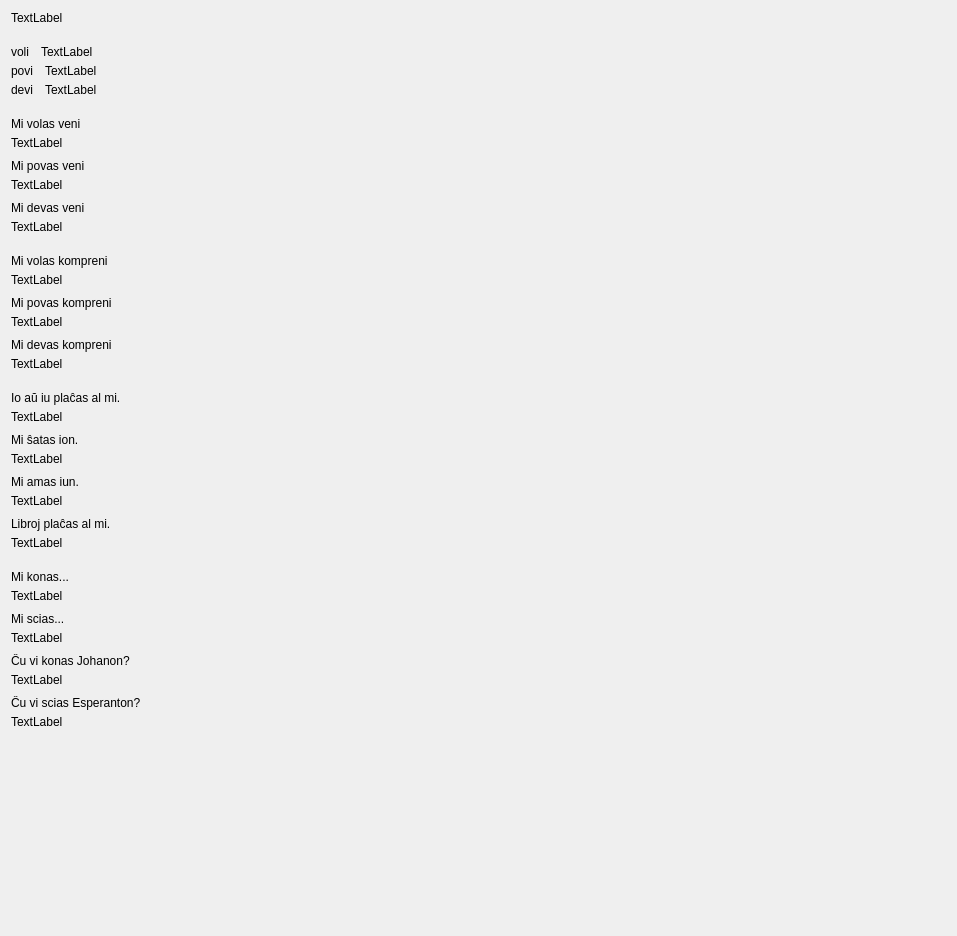
         <widget class="QWidget" name="scrollAreaWidgetContents_2">
          <property name="geometry">
           <rect>
            <x>0</x>
            <y>0</y>
            <width>957</width>
            <height>936</height>
           </rect>
          </property>
          <layout class="QVBoxLayout" name="verticalLayout_14">
           <property name="spacing">
            <number>20</number>
           </property>
           <item>
            <widget class="titolo" name="Lec10_Label7">
             <property name="sizePolicy">
              <sizepolicy hsizetype="Preferred" vsizetype="Maximum">
               <horstretch>0</horstretch>
               <verstretch>0</verstretch>
              </sizepolicy>
             </property>
             <property name="text">
              <string>TextLabel</string>
             </property>
             <property name="wordWrap">
              <bool>true</bool>
             </property>
            </widget>
           </item>
           <item>
            <layout class="QVBoxLayout" name="verticalLayout_33">
             <property name="spacing">
              <number>5</number>
             </property>
             <item>
              <layout class="QHBoxLayout" name="horizontalLayout_23">
               <property name="spacing">
                <number>12</number>
               </property>
               <item>
                <widget class="neklakebla_nova" name="pushButton_18">
                 <property name="sizePolicy">
                  <sizepolicy hsizetype="Preferred" vsizetype="Preferred">
                   <horstretch>0</horstretch>
                   <verstretch>0</verstretch>
                  </sizepolicy>
                 </property>
                 <property name="text">
                  <string>voli</string>
                 </property>
                 <property name="wordWrap">
                  <bool>true</bool>
                 </property>
                </widget>
               </item>
               <item>
                <widget class="QLabel" name="Lec10_Label11">
                 <property name="sizePolicy">
                  <sizepolicy hsizetype="Expanding" vsizetype="Preferred">
                   <horstretch>0</horstretch>
                   <verstretch>0</verstretch>
                  </sizepolicy>
                 </property>
                 <property name="text">
                  <string>TextLabel</string>
                 </property>
                 <property name="wordWrap">
                  <bool>true</bool>
                 </property>
                </widget>
               </item>
              </layout>
             </item>
             <item>
              <layout class="QHBoxLayout" name="horizontalLayout_24">
               <property name="spacing">
                <number>12</number>
               </property>
               <item>
                <widget class="neklakebla_nova" name="pushButton_19">
                 <property name="sizePolicy">
                  <sizepolicy hsizetype="Preferred" vsizetype="Preferred">
                   <horstretch>0</horstretch>
                   <verstretch>0</verstretch>
                  </sizepolicy>
                 </property>
                 <property name="text">
                  <string>povi</string>
                 </property>
                 <property name="wordWrap">
                  <bool>true</bool>
                 </property>
                </widget>
               </item>
               <item>
                <widget class="QLabel" name="Lec10_Label12">
                 <property name="sizePolicy">
                  <sizepolicy hsizetype="Expanding" vsizetype="Preferred">
                   <horstretch>0</horstretch>
                   <verstretch>0</verstretch>
                  </sizepolicy>
                 </property>
                 <property name="text">
                  <string>TextLabel</string>
                 </property>
                 <property name="wordWrap">
                  <bool>true</bool>
                 </property>
                </widget>
               </item>
              </layout>
             </item>
             <item>
              <layout class="QHBoxLayout" name="horizontalLayout_25">
               <property name="spacing">
                <number>12</number>
               </property>
               <item>
                <widget class="neklakebla_nova" name="pushButton_20">
                 <property name="sizePolicy">
                  <sizepolicy hsizetype="Preferred" vsizetype="Preferred">
                   <horstretch>0</horstretch>
                   <verstretch>0</verstretch>
                  </sizepolicy>
                 </property>
                 <property name="text">
                  <string>devi</string>
                 </property>
                 <property name="wordWrap">
                  <bool>true</bool>
                 </property>
                </widget>
               </item>
               <item>
                <widget class="QLabel" name="Lec10_Label13">
                 <property name="sizePolicy">
                  <sizepolicy hsizetype="Expanding" vsizetype="Preferred">
                   <horstretch>0</horstretch>
                   <verstretch>0</verstretch>
                  </sizepolicy>
                 </property>
                 <property name="text">
                  <string>TextLabel</string>
                 </property>
                 <property name="wordWrap">
                  <bool>true</bool>
                 </property>
                </widget>
               </item>
              </layout>
             </item>
            </layout>
           </item>
           <item>
            <layout class="QVBoxLayout" name="verticalLayout_11">
             <property name="spacing">
              <number>9</number>
             </property>
             <item>
              <layout class="QVBoxLayout" name="verticalLayout_97">
               <property name="spacing">
                <number>5</number>
               </property>
               <item>
                <widget class="neklakebla_nova" name="pushButton_21">
                 <property name="sizePolicy">
                  <sizepolicy hsizetype="Preferred" vsizetype="Preferred">
                   <horstretch>0</horstretch>
                   <verstretch>0</verstretch>
                  </sizepolicy>
                 </property>
                 <property name="text">
                  <string>Mi volas veni</string>
                 </property>
                 <property name="wordWrap">
                  <bool>true</bool>
                 </property>
                </widget>
               </item>
               <item>
                <widget class="QLabel" name="Lec10_Label16">
                 <property name="sizePolicy">
                  <sizepolicy hsizetype="Expanding" vsizetype="Preferred">
                   <horstretch>0</horstretch>
                   <verstretch>0</verstretch>
                  </sizepolicy>
                 </property>
                 <property name="text">
                  <string>TextLabel</string>
                 </property>
                 <property name="wordWrap">
                  <bool>true</bool>
                 </property>
                </widget>
               </item>
              </layout>
             </item>
             <item>
              <layout class="QVBoxLayout" name="verticalLayout_98">
               <property name="spacing">
                <number>5</number>
               </property>
               <item>
                <widget class="neklakebla_nova" name="pushButton_22">
                 <property name="sizePolicy">
                  <sizepolicy hsizetype="Preferred" vsizetype="Preferred">
                   <horstretch>0</horstretch>
                   <verstretch>0</verstretch>
                  </sizepolicy>
                 </property>
                 <property name="text">
                  <string>Mi povas veni</string>
                 </property>
                 <property name="wordWrap">
                  <bool>true</bool>
                 </property>
                </widget>
               </item>
               <item>
                <widget class="QLabel" name="Lec10_Label17">
                 <property name="sizePolicy">
                  <sizepolicy hsizetype="Expanding" vsizetype="Preferred">
                   <horstretch>0</horstretch>
                   <verstretch>0</verstretch>
                  </sizepolicy>
                 </property>
                 <property name="text">
                  <string>TextLabel</string>
                 </property>
                 <property name="wordWrap">
                  <bool>true</bool>
                 </property>
                </widget>
               </item>
              </layout>
             </item>
             <item>
              <layout class="QVBoxLayout" name="verticalLayout_99">
               <property name="spacing">
                <number>5</number>
               </property>
               <item>
                <widget class="neklakebla_nova" name="pushButton_23">
                 <property name="sizePolicy">
                  <sizepolicy hsizetype="Preferred" vsizetype="Preferred">
                   <horstretch>0</horstretch>
                   <verstretch>0</verstretch>
                  </sizepolicy>
                 </property>
                 <property name="text">
                  <string>Mi devas veni</string>
                 </property>
                 <property name="wordWrap">
                  <bool>true</bool>
                 </property>
                </widget>
               </item>
               <item>
                <widget class="QLabel" name="Lec10_Label18">
                 <property name="sizePolicy">
                  <sizepolicy hsizetype="Expanding" vsizetype="Preferred">
                   <horstretch>0</horstretch>
                   <verstretch>0</verstretch>
                  </sizepolicy>
                 </property>
                 <property name="text">
                  <string>TextLabel</string>
                 </property>
                 <property name="wordWrap">
                  <bool>true</bool>
                 </property>
                </widget>
               </item>
              </layout>
             </item>
            </layout>
           </item>
           <item>
            <layout class="QVBoxLayout" name="verticalLayout_15">
             <property name="spacing">
              <number>9</number>
             </property>
             <item>
              <layout class="QVBoxLayout" name="verticalLayout_100">
               <property name="spacing">
                <number>5</number>
               </property>
               <item>
                <widget class="neklakebla_nova" name="pushButton_24">
                 <property name="sizePolicy">
                  <sizepolicy hsizetype="Preferred" vsizetype="Preferred">
                   <horstretch>0</horstretch>
                   <verstretch>0</verstretch>
                  </sizepolicy>
                 </property>
                 <property name="text">
                  <string>Mi volas kompreni</string>
                 </property>
                 <property name="wordWrap">
                  <bool>true</bool>
                 </property>
                </widget>
               </item>
               <item>
                <widget class="QLabel" name="Lec10_Label19">
                 <property name="sizePolicy">
                  <sizepolicy hsizetype="Expanding" vsizetype="Preferred">
                   <horstretch>0</horstretch>
                   <verstretch>0</verstretch>
                  </sizepolicy>
                 </property>
                 <property name="text">
                  <string>TextLabel</string>
                 </property>
                 <property name="wordWrap">
                  <bool>true</bool>
                 </property>
                </widget>
               </item>
              </layout>
             </item>
             <item>
              <layout class="QVBoxLayout" name="verticalLayout_101">
               <property name="spacing">
                <number>5</number>
               </property>
               <item>
                <widget class="neklakebla_nova" name="pushButton_25">
                 <property name="sizePolicy">
                  <sizepolicy hsizetype="Preferred" vsizetype="Preferred">
                   <horstretch>0</horstretch>
                   <verstretch>0</verstretch>
                  </sizepolicy>
                 </property>
                 <property name="text">
                  <string>Mi povas kompreni</string>
                 </property>
                 <property name="wordWrap">
                  <bool>true</bool>
                 </property>
                </widget>
               </item>
               <item>
                <widget class="QLabel" name="Lec10_Label20">
                 <property name="sizePolicy">
                  <sizepolicy hsizetype="Expanding" vsizetype="Preferred">
                   <horstretch>0</horstretch>
                   <verstretch>0</verstretch>
                  </sizepolicy>
                 </property>
                 <property name="text">
                  <string>TextLabel</string>
                 </property>
                 <property name="wordWrap">
                  <bool>true</bool>
                 </property>
                </widget>
               </item>
              </layout>
             </item>
             <item>
              <layout class="QVBoxLayout" name="verticalLayout_102">
               <property name="spacing">
                <number>5</number>
               </property>
               <item>
                <widget class="neklakebla_nova" name="pushButton_26">
                 <property name="sizePolicy">
                  <sizepolicy hsizetype="Preferred" vsizetype="Preferred">
                   <horstretch>0</horstretch>
                   <verstretch>0</verstretch>
                  </sizepolicy>
                 </property>
                 <property name="text">
                  <string>Mi devas kompreni</string>
                 </property>
                 <property name="wordWrap">
                  <bool>true</bool>
                 </property>
                </widget>
               </item>
               <item>
                <widget class="QLabel" name="Lec10_Label21">
                 <property name="sizePolicy">
                  <sizepolicy hsizetype="Expanding" vsizetype="Preferred">
                   <horstretch>0</horstretch>
                   <verstretch>0</verstretch>
                  </sizepolicy>
                 </property>
                 <property name="text">
                  <string>TextLabel</string>
                 </property>
                 <property name="wordWrap">
                  <bool>true</bool>
                 </property>
                </widget>
               </item>
              </layout>
             </item>
            </layout>
           </item>
           <item>
            <layout class="QVBoxLayout" name="verticalLayout_13">
             <property name="spacing">
              <number>9</number>
             </property>
             <item>
              <layout class="QVBoxLayout" name="verticalLayout_103">
               <property name="spacing">
                <number>5</number>
               </property>
               <item>
                <widget class="neklakebla_nova" name="pushButton_27">
                 <property name="sizePolicy">
                  <sizepolicy hsizetype="Preferred" vsizetype="Preferred">
                   <horstretch>0</horstretch>
                   <verstretch>0</verstretch>
                  </sizepolicy>
                 </property>
                 <property name="text">
                  <string>Io aŭ iu plaĉas al mi.</string>
                 </property>
                 <property name="wordWrap">
                  <bool>true</bool>
                 </property>
                </widget>
               </item>
               <item>
                <widget class="QLabel" name="Lec10_Label22">
                 <property name="sizePolicy">
                  <sizepolicy hsizetype="Expanding" vsizetype="Preferred">
                   <horstretch>0</horstretch>
                   <verstretch>0</verstretch>
                  </sizepolicy>
                 </property>
                 <property name="text">
                  <string>TextLabel</string>
                 </property>
                 <property name="wordWrap">
                  <bool>true</bool>
                 </property>
                </widget>
               </item>
              </layout>
             </item>
             <item>
              <layout class="QVBoxLayout" name="verticalLayout_104">
               <property name="spacing">
                <number>5</number>
               </property>
               <item>
                <widget class="neklakebla_nova" name="pushButton_28">
                 <property name="sizePolicy">
                  <sizepolicy hsizetype="Preferred" vsizetype="Preferred">
                   <horstretch>0</horstretch>
                   <verstretch>0</verstretch>
                  </sizepolicy>
                 </property>
                 <property name="text">
                  <string>Mi ŝatas ion.</string>
                 </property>
                 <property name="wordWrap">
                  <bool>true</bool>
                 </property>
                </widget>
               </item>
               <item>
                <widget class="QLabel" name="Lec10_Label23">
                 <property name="sizePolicy">
                  <sizepolicy hsizetype="Expanding" vsizetype="Preferred">
                   <horstretch>0</horstretch>
                   <verstretch>0</verstretch>
                  </sizepolicy>
                 </property>
                 <property name="text">
                  <string>TextLabel</string>
                 </property>
                 <property name="wordWrap">
                  <bool>true</bool>
                 </property>
                </widget>
               </item>
              </layout>
             </item>
             <item>
              <layout class="QVBoxLayout" name="verticalLayout_105">
               <property name="spacing">
                <number>5</number>
               </property>
               <item>
                <widget class="neklakebla_nova" name="pushButton_29">
                 <property name="sizePolicy">
                  <sizepolicy hsizetype="Preferred" vsizetype="Preferred">
                   <horstretch>0</horstretch>
                   <verstretch>0</verstretch>
                  </sizepolicy>
                 </property>
                 <property name="text">
                  <string>Mi amas iun.</string>
                 </property>
                 <property name="wordWrap">
                  <bool>true</bool>
                 </property>
                </widget>
               </item>
               <item>
                <widget class="QLabel" name="Lec10_Label24">
                 <property name="sizePolicy">
                  <sizepolicy hsizetype="Expanding" vsizetype="Preferred">
                   <horstretch>0</horstretch>
                   <verstretch>0</verstretch>
                  </sizepolicy>
                 </property>
                 <property name="text">
                  <string>TextLabel</string>
                 </property>
                 <property name="wordWrap">
                  <bool>true</bool>
                 </property>
                </widget>
               </item>
              </layout>
             </item>
             <item>
              <layout class="QVBoxLayout" name="verticalLayout_106">
               <property name="spacing">
                <number>5</number>
               </property>
               <item>
                <widget class="neklakebla_nova" name="pushButton_30">
                 <property name="sizePolicy">
                  <sizepolicy hsizetype="Preferred" vsizetype="Preferred">
                   <horstretch>0</horstretch>
                   <verstretch>0</verstretch>
                  </sizepolicy>
                 </property>
                 <property name="text">
                  <string>Libroj plaĉas al mi.</string>
                 </property>
                 <property name="wordWrap">
                  <bool>true</bool>
                 </property>
                </widget>
               </item>
               <item>
                <widget class="QLabel" name="Lec10_Label25">
                 <property name="sizePolicy">
                  <sizepolicy hsizetype="Expanding" vsizetype="Preferred">
                   <horstretch>0</horstretch>
                   <verstretch>0</verstretch>
                  </sizepolicy>
                 </property>
                 <property name="text">
                  <string>TextLabel</string>
                 </property>
                 <property name="wordWrap">
                  <bool>true</bool>
                 </property>
                </widget>
               </item>
              </layout>
             </item>
            </layout>
           </item>
           <item>
            <layout class="QVBoxLayout" name="verticalLayout_12">
             <property name="spacing">
              <number>9</number>
             </property>
             <item>
              <layout class="QVBoxLayout" name="verticalLayout_107">
               <property name="spacing">
                <number>5</number>
               </property>
               <item>
                <widget class="neklakebla_nova" name="pushButton_31">
                 <property name="sizePolicy">
                  <sizepolicy hsizetype="Preferred" vsizetype="Preferred">
                   <horstretch>0</horstretch>
                   <verstretch>0</verstretch>
                  </sizepolicy>
                 </property>
                 <property name="text">
                  <string>Mi konas...</string>
                 </property>
                 <property name="wordWrap">
                  <bool>true</bool>
                 </property>
                </widget>
               </item>
               <item>
                <widget class="QLabel" name="Lec10_Label26">
                 <property name="sizePolicy">
                  <sizepolicy hsizetype="Expanding" vsizetype="Preferred">
                   <horstretch>0</horstretch>
                   <verstretch>0</verstretch>
                  </sizepolicy>
                 </property>
                 <property name="text">
                  <string>TextLabel</string>
                 </property>
                 <property name="wordWrap">
                  <bool>true</bool>
                 </property>
                </widget>
               </item>
              </layout>
             </item>
             <item>
              <layout class="QVBoxLayout" name="verticalLayout_108">
               <property name="spacing">
                <number>5</number>
               </property>
               <item>
                <widget class="neklakebla_nova" name="pushButton_32">
                 <property name="sizePolicy">
                  <sizepolicy hsizetype="Preferred" vsizetype="Preferred">
                   <horstretch>0</horstretch>
                   <verstretch>0</verstretch>
                  </sizepolicy>
                 </property>
                 <property name="text">
                  <string>Mi scias...</string>
                 </property>
                 <property name="wordWrap">
                  <bool>true</bool>
                 </property>
                </widget>
               </item>
               <item>
                <widget class="QLabel" name="Lec10_Label27">
                 <property name="sizePolicy">
                  <sizepolicy hsizetype="Expanding" vsizetype="Preferred">
                   <horstretch>0</horstretch>
                   <verstretch>0</verstretch>
                  </sizepolicy>
                 </property>
                 <property name="text">
                  <string>TextLabel</string>
                 </property>
                 <property name="wordWrap">
                  <bool>true</bool>
                 </property>
                </widget>
               </item>
              </layout>
             </item>
             <item>
              <layout class="QVBoxLayout" name="verticalLayout_16">
               <property name="spacing">
                <number>5</number>
               </property>
               <item>
                <widget class="neklakebla_nova" name="pushButton_33">
                 <property name="sizePolicy">
                  <sizepolicy hsizetype="Preferred" vsizetype="Preferred">
                   <horstretch>0</horstretch>
                   <verstretch>0</verstretch>
                  </sizepolicy>
                 </property>
                 <property name="text">
                  <string>Ĉu vi konas Johanon?</string>
                 </property>
                 <property name="wordWrap">
                  <bool>true</bool>
                 </property>
                </widget>
               </item>
               <item>
                <widget class="QLabel" name="Lec10_Label28">
                 <property name="sizePolicy">
                  <sizepolicy hsizetype="Expanding" vsizetype="Preferred">
                   <horstretch>0</horstretch>
                   <verstretch>0</verstretch>
                  </sizepolicy>
                 </property>
                 <property name="text">
                  <string>TextLabel</string>
                 </property>
                 <property name="wordWrap">
                  <bool>true</bool>
                 </property>
                </widget>
               </item>
              </layout>
             </item>
             <item>
              <layout class="QVBoxLayout" name="verticalLayout_17">
               <property name="spacing">
                <number>5</number>
               </property>
               <item>
                <widget class="neklakebla_nova" name="pushButton_34">
                 <property name="sizePolicy">
                  <sizepolicy hsizetype="Preferred" vsizetype="Preferred">
                   <horstretch>0</horstretch>
                   <verstretch>0</verstretch>
                  </sizepolicy>
                 </property>
                 <property name="text">
                  <string>Ĉu vi scias Esperanton?</string>
                 </property>
                 <property name="wordWrap">
                  <bool>true</bool>
                 </property>
                </widget>
               </item>
               <item>
                <widget class="QLabel" name="Lec10_Label29">
                 <property name="sizePolicy">
                  <sizepolicy hsizetype="Expanding" vsizetype="Preferred">
                   <horstretch>0</horstretch>
                   <verstretch>0</verstretch>
                  </sizepolicy>
                 </property>
                 <property name="text">
                  <string>TextLabel</string>
                 </property>
                 <property name="wordWrap">
                  <bool>true</bool>
                 </property>
                </widget>
               </item>
              </layout>
             </item>
            </layout>
           </item>
           <item>
            <spacer name="verticalSpacer_3">
             <property name="orientation">
              <enum>Qt::Vertical</enum>
             </property>
             <property name="sizeHint" stdset="0">
              <size>
               <width>20</width>
               <height>40</height>
              </size>
             </property>
            </spacer>
           </item>
          </layout>
         </widget>
